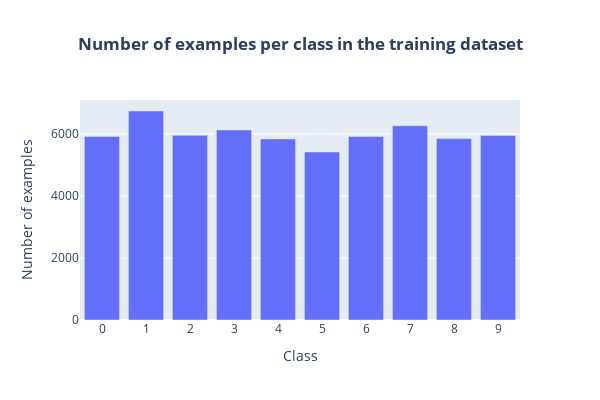
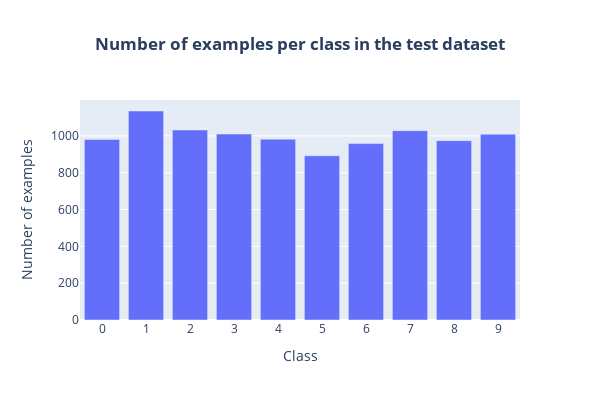

Notebook code for these charts, in order:
### Code cell
# Dataset balancing analysis
from tensorflow.keras.utils import to_categorical
import plotly.express as px

yy = to_categorical(y)
yyt = to_categorical(yt)
sum_along_columns1 = np.sum(yy, axis = 0)
print(sum_along_columns1)
sum_along_columns2 = np.sum(yyt, axis = 0)
print(sum_along_columns2)
fig1 = px.bar(x=range(10),y=sum_along_columns1, width=600, height=400,
              labels=dict(x="Class", y="Number of examples"), title="<b>Number of examples per class in the training dataset</b>")
fig1.update_layout(xaxis = dict(tickmode = 'linear', dtick = 1), title_x=0.5)
fig1.show()
fig2 = px.bar(x=range(10),y=sum_along_columns2, width=600, height=400,
              labels=dict(x="Class", y="Number of examples"), title="<b>Number of examples per class in the test dataset</b>")
fig2.update_layout(xaxis = dict(tickmode = 'linear', dtick = 1), title_x=0.5)
fig2.show()

### Figure 1 — Plotly figure (JSON) as saved in the notebook; plotly's stock layout.template omitted (floating-point values rounded to 4 significant figures)
{"data": [{"alignmentgroup": "True", "hovertemplate": "Class=%{x}<br>Number of examples=%{y}<extra></extra>", "legendgroup": "", "marker": {"color": "#636efa", "pattern": {"shape": ""}}, "name": "", "offsetgroup": "", "orientation": "v", "showlegend": false, "textposition": "auto", "type": "bar", "x": [0, 1, 2, 3, 4, 5, 6, 7, 8, 9], "xaxis": "x", "y": [5923, 6742, 5958, 6131, 5842, 5421, 5918, 6265, 5851, 5949], "yaxis": "y"}], "layout": {"barmode": "relative", "height": 400, "legend": {"tracegroupgap": 0}, "title": {"text": "<b>Number of examples per class in the training dataset</b>", "x": 0.5}, "width": 600, "xaxis": {"anchor": "y", "domain": [0, 1], "dtick": 1, "tickmode": "linear", "title": {"text": "Class"}}, "yaxis": {"anchor": "x", "domain": [0, 1], "title": {"text": "Number of examples"}}}}

### Figure 2 — Plotly figure (JSON) as saved in the notebook; plotly's stock layout.template omitted (floating-point values rounded to 4 significant figures)
{"data": [{"alignmentgroup": "True", "hovertemplate": "Class=%{x}<br>Number of examples=%{y}<extra></extra>", "legendgroup": "", "marker": {"color": "#636efa", "pattern": {"shape": ""}}, "name": "", "offsetgroup": "", "orientation": "v", "showlegend": false, "textposition": "auto", "type": "bar", "x": [0, 1, 2, 3, 4, 5, 6, 7, 8, 9], "xaxis": "x", "y": [980, 1135, 1032, 1010, 982, 892, 958, 1028, 974, 1009], "yaxis": "y"}], "layout": {"barmode": "relative", "height": 400, "legend": {"tracegroupgap": 0}, "title": {"text": "<b>Number of examples per class in the test dataset</b>", "x": 0.5}, "width": 600, "xaxis": {"anchor": "y", "domain": [0, 1], "dtick": 1, "tickmode": "linear", "title": {"text": "Class"}}, "yaxis": {"anchor": "x", "domain": [0, 1], "title": {"text": "Number of examples"}}}}
